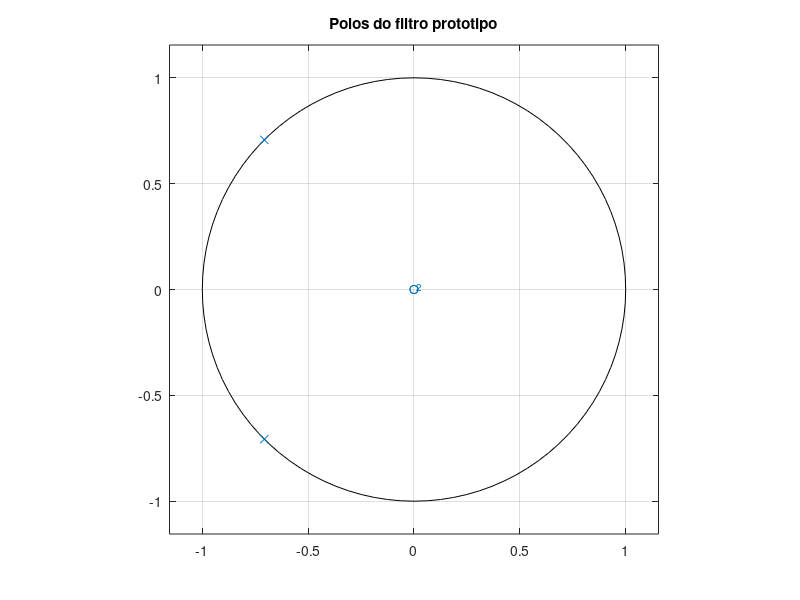

MATLAB code to generate this figure: (Note: this script raises an error after producing the figure.)
clear all
close all
clc

% Filtro Passa-Baixa Butterworth
fp = 40;
fs = 200;
A0 = 0;
Ap = 3;
As = 20;
Gtopo = 5;
Gp = 2;
Gs = -15;
wp = 2*pi*fp;
ws = 2*pi*fs;

% Passo 0
Os = ws/wp;
Op = wp/wp;

% Passo 1 - Ordem do filtro
n = log((10^(0.1*As)-1))/(2*log(Os));
n = ceil(n);
k = 1:n;

% Passo 2 - Polos do filtro
pk = exp(1j*(2*k+n-1)/(2*n)*pi);
figure(1)
zplane(1,poly(pk));
title('Polos do filtro prototipo')

% Passo 3 - Parte real de um polinomio com raizes pk
Dp = real(poly(pk));

% Passo 4 - Funcao transferencia prototipo
syms p
Dps = poly2sym(Dp,p);
Hp(p) = 1/Dps;

figure(2)
[h,w] = freqs(1,Dp,1000);
semilogx(w,20*log10(abs(h))); grid on;
ylabel('dB')
xlabel('Hz')
title('Filtro LP Butterworth sem ajuste')

% Passos 5 e 6 - Ajustando o filtro
syms s

Hs(s) = subs(Hp(p),(s/wp)); % Funcao transferencia
pretty(vpa(Hs(s),3));
Hs(s) = collect(Hs(s));

[num_Hs, den_Hs] = numden(Hs(s));

bs = sym2poly(num_Hs); % Numerador
as = sym2poly(den_Hs); % Denominador

G0db = Gtopo;
bs = bs * (1*10^(G0db/20)); % Ajuste do ganho
 
figure(3)

subplot(2,1,1)
[h, w] = freqs(bs , as , logspace(2, 5, 1000)); 
semilogx((w/(2*pi)), 20*log10(abs(h))); grid on; % Grafico do filtro

% Mascaras
line([1 fp],[-Gp -Gp],'Color','red')
line([fp fp],[-Gp -50],'Color','red')
line([1 fs],[Gtopo Gtopo],'Color','red')
line([fs fs],[Gtopo Gs],'Color','red')
line([fs 10e3],[Gs Gs],'Color','red')

ylabel('dB')
xlabel('Hz')
ylim([-50 10])
title(['Filtro LP Butterworth de ordem ', num2str(n),' com ajuste'])

subplot(2,1,2)
fase_rad = angle(h);
fase_graus = (fase_rad*180)/pi;
semilogx(w,fase_graus); grid on;
xlabel('Hz')
ylabel('Graus');
title('Fase do filtro')

[h,w] = freqs(bs,as,[0,wp,ws]);
valores_freqs = 20*log10(abs(h))